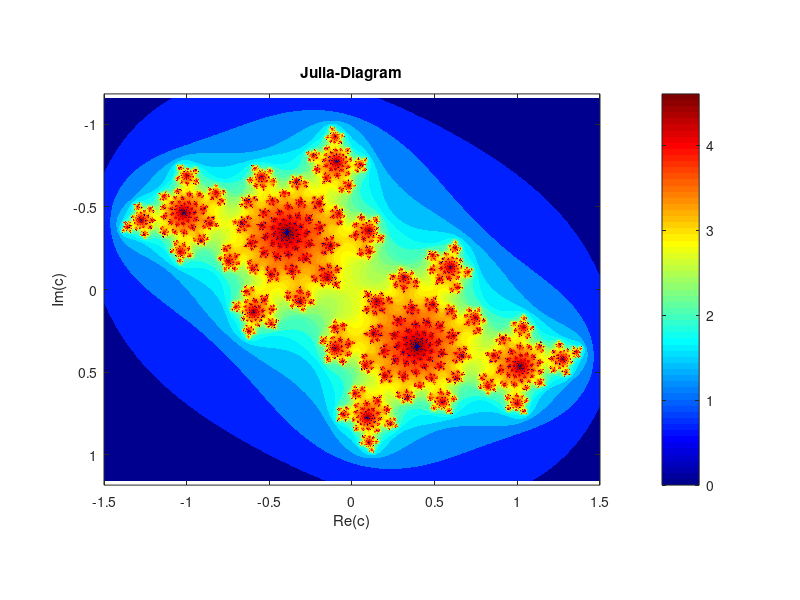

The MATLAB script that drew this image:
% Howto create a Mandelbrot-Diagram
%
% goals: show diagram type 'image' and howto operate efficiently on
% matrices

% measure compute time (start)
tic

% ---- config ------------------------------------------------------------------
% Parameter for Mandelbrot-Set
maxIter             = 100;  % # of iterations (50 .. 150)
selectPlotArea      = 3;    % adapt to your needs (0, 1, or 2)
Mandelbrot_notJulia = false; % true for Mandelbrot-Plot false for Julia-Plot

switch selectPlotArea
    case 1    % smaller window (right hand side)
        xRange  = linspace(-0.9 ,  0.55, 2000); % X - plot range (real)
        yRange  = linspace(-1.15,  0.0 , 2000); % Y - plot range (imaginay)
    case 2    % smaller window (left hand side)
        xRange  = linspace(-1.5 , -1.2 , 2000); % X - plot range (real)
        yRange  = linspace(-0.3 ,   0  , 2000); % Y - plot range (imaginay)
    case 3
        xRange  = linspace(-1.5 ,  1.5 , 2000); % X - plot range (real)
        yRange  = linspace(-1.16,  1.16, 2000); % Y - plot range (imaginay)
    otherwise % default (full plot)
        xRange  = linspace(-2.2 ,  1.6 , 2000); % X - plot range (real)
        yRange  = linspace(-1.5 ,  1.5 , 2000); % Y - plot range (imaginay)
end

% ---- actual code -------------------------------------------------------------

% create mesh grid for complex plane
[X, Y] = meshgrid(xRange, yRange);

% initialize matrices (size of X, Y, C, and Z are identical)
if Mandelbrot_notJulia
    % Mandelbrot-plot
    C = X + 1i*Y;
    Z = zeros(size(X));
else
    % Julia-plot
    %C = -0.52 + 1i* (-0.52); % try out different start values
    C = -0.43 + 1i* (-0.61);
    Z = X + 1i*Y;
end
k = zeros(size(X));

% Mandelbrot-loop
for cnt = 1 : maxIter
    % compute next iteration values (for whole complex plane)
    Z = Z.^2 + C;
    % check if it is divergent and save iteration depth
    k(abs(Z) > 2 & k == 0) = cnt;
    % stop further computation for divergent values in complex plane
    Z(abs(Z) > 2) = NaN;
end

% show Mandelbrot-Diagram
figure(1);
imagesc(xRange, yRange, log(k));   % log scaling looks more beautiful
colormap(jet);
axis equal;
if Mandelbrot_notJulia
    title('Mandelbrot-Diagram');
else
    title('Julia-Diagram');
end
xlabel('Re(c)');
ylabel('Im(c)');
colorbar;

% stop and show timing
toc

% EOF